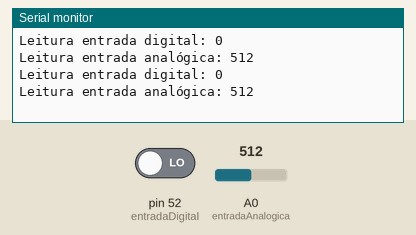
Simulated run of this sketch. Board: Arduino Mega 2560, built with avr-gcc and run on an emulated ATmega2560. Shown: the last lines printed to the serial monitor. The test bench sets the inputs (shaded band); at power-on: A0 (entradaAnalogica) = 512, pin 52 (entradaDigital) LOW.

Above: at 1.8 s.
1.9 s: A0 (entradaAnalogica) set to 716
At 2.8 s:
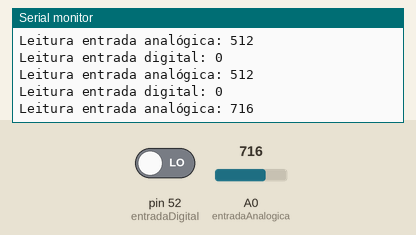
3.4 s: pin 52 (entradaDigital) driven HIGH
4.9 s: A0 (entradaAnalogica) set to 900
At 5.8 s:
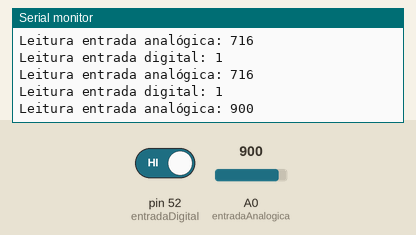
Timing chart, 0 to 7.9 s (numbered marks = the images above; inputs shaded):
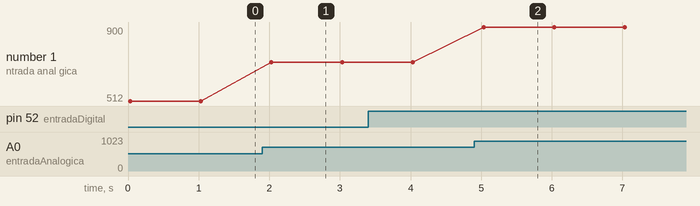

The sketch:

sensor_gas.ino
```cpp
#define entradaDigital 52
#define entradaAnalogica 0


bool dSensor;
int aSensor;

void setup() {
  Serial.begin(9600);

  pinMode(entradaDigital, INPUT);
}

void loop() {
  dSensor = digitalRead(entradaDigital);
  aSensor = analogRead(entradaAnalogica);

  Serial.print("Leitura entrada digital: ");
  Serial.println(dSensor);

  Serial.print("Leitura entrada analógica: ");
  Serial.println(aSensor);
  Serial.println();

  delay(1000);
}
```

Measured:
- after the input at 1.9 s, the serial monitor: prints a new line after 0.13 s (image 1)
- after the input at 4.9 s, the serial monitor: prints a new line after 0.13 s (image 2)
- plotted number 1: 512 → 716 after the input at 1.9 s, 716 → 900 after the input at 4.9 s
